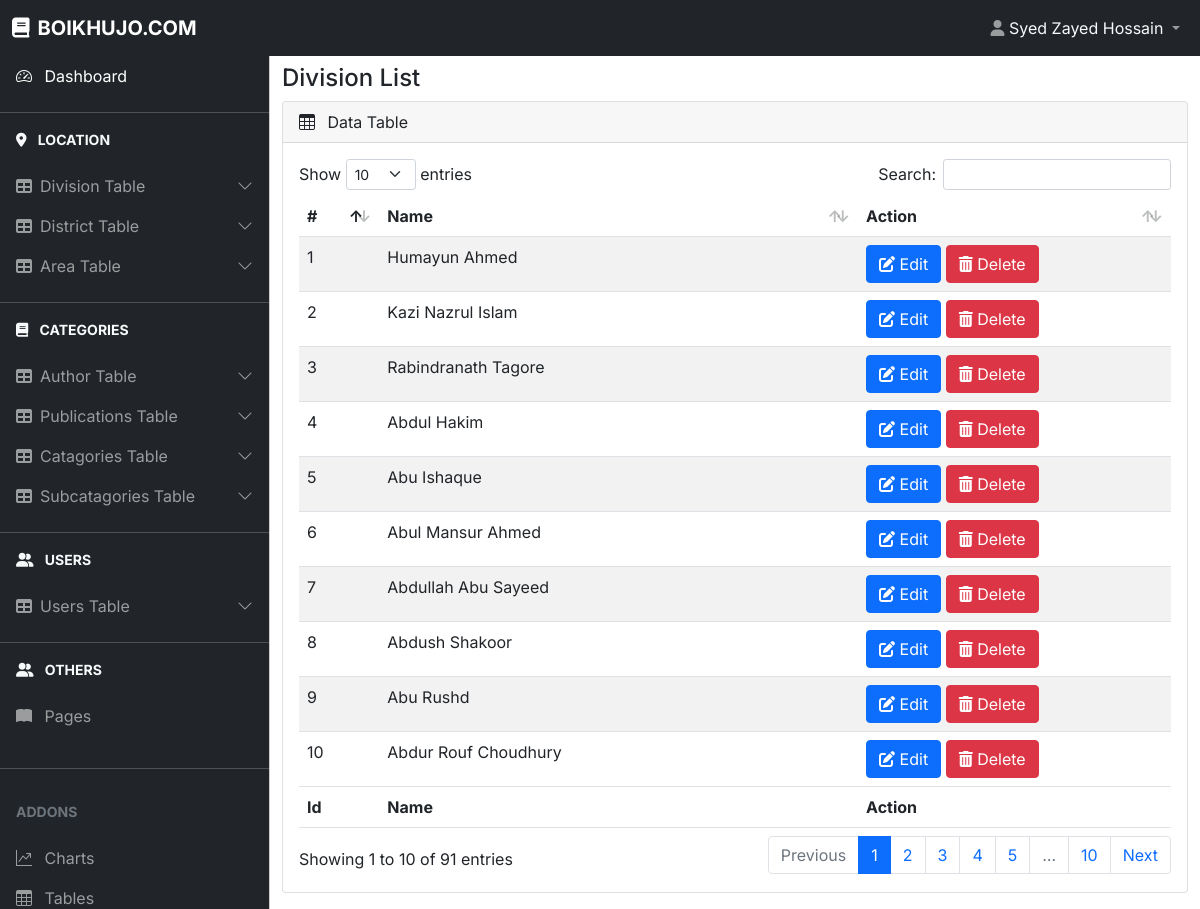
/admin/author-list.php (signed in), run on the app's committed database.
### tables this page shows
CREATE TABLE `author` (
  `id` int(11) NOT NULL,
  `name` varchar(255) NOT NULL,
  `details` text DEFAULT NULL,
  `approved` tinyint(2) NOT NULL DEFAULT 1,
  `created` timestamp NOT NULL DEFAULT current_timestamp() ON UPDATE current_timestamp()
);

### admin/author-list.php (the view, shortened to what this page needs)
<?php
require "partial/header.php";
require "../connection.php";
$query = "SELECT * FROM `author` WHERE 1";
$result = $conn->query($query);
?>
<main class="mt-5 pt-3">
    <div class="container-fluid">
        <div class="row">
            <div class="col-md-12">
                <h4>Division List</h4>
            </div>
        </div>
        <div class="row">
            <div class="col-md-12 mb-3">
                <div class="card">
                    <div class="card-header">
                        <span><i class="bi bi-table me-2"></i></span> Data Table
                    </div>
                    <div class="card-body">
                        <div class="table-responsive">
                            <table id="example" class="table table-striped data-table" style="width: 100%">
                                <thead>
                                    <tr>
                                        <th>#</th>
                                        <th>Name</th>
                                        <th>Action</th>
                                    </tr>
                                </thead>
                                <tbody>
                                    <?php
                                        while($row = $result->fetch_assoc()){
                                            echo "<tr>";
                                            echo "<td>". $row['id'] . "</td>";
                                            echo "<td>". $row['name'] . "</td>";
                                            echo "<td><button class='btn btn-primary'><i class='fa-solid fa-pen-to-square'></i> Edit</button> <button class='btn btn-danger'> <i class='fa-solid fa-trash-can'></i> Delete</button></td>";
                                        }
                                    ?>
                                </tbody>
                                <tfoot>
                                    <tr>
                                        <th>Id</th>
                                        <th>Name</th>
                                        <th>Action</th>
                                    </tr>
                                </tfoot>
                            </table>
                        </div>
                    </div>
                </div>
            </div>
        </div>
    </div>
</main>
</body>
</html>

### admin/partial/header.php (shortened to what this page needs)
<!DOCTYPE html>
<html lang="en">
<head>
  <link rel="stylesheet" href="../assets/css/bootstrap.min.css" />
  <link rel="stylesheet" href="https://cdn.jsdelivr.net/npm/bootstrap-icons@1.4.1/font/bootstrap-icons.css" />
  <link rel="stylesheet" href="../assets/css/dataTables.bootstrap5.min.css" />
  <link rel="stylesheet" href="../assets/css/dashboard.css" />
  <link rel="stylesheet" href="https://cdnjs.cloudflare.com/ajax/libs/font-awesome/6.0.0/css/all.min.css">
</head>
<body>
  <nav class="navbar navbar-expand-lg navbar-dark bg-dark fixed-top">
    <div class="container-fluid">
      <a class="navbar-brand me-auto ms-lg-0 ms-3 text-uppercase fw-bold" href="../index.php"><i class="fa-solid fa-book"></i><span class="ms-2">boikhujo.com</span></a>
      <div class="collapse navbar-collapse" id="topNavBar">
        <ul class="d-flex ms-auto navbar-nav navbar-align">
          <li class="nav-item dropdown">
            <a class="nav-link dropdown-toggle d-none d-sm-inline-block" href="#" data-bs-toggle="dropdown">
              <i class="fa-solid fa-user"></i>
              <span class="text-light"><?php if (isset($_SESSION['full_name'])) echo "{$_SESSION['full_name']}"; ?></span>
            </a>
          </li>
        </ul>
      </div>
    </div>
  </nav>
  <div class="offcanvas offcanvas-start sidebar-nav bg-dark" tabindex="-1" id="sidebar">
    <div class="offcanvas-body p-0">
      <nav class="navbar-dark">
        <ul class="navbar-nav">
          <li>
            <a href="admin-dashboard.php" class="nav-link px-3 active">
              <span class="me-2"><i class="bi bi-speedometer2"></i></span>
              <span>Dashboard</span>
            </a>
          </li>
          <li class="my-2">
            <hr class="dropdown-divider bg-light" />
          </li>
          <li>
            <div class="text-light small fw-bold text-uppercase px-3 mb-3">
              <span><i class="fa-solid fa-location-dot"></i></span>
              <span class="ms-2">Location</span>
            </div>
          </li>
          <li>
            <a class="nav-link px-3 sidebar-link" data-bs-toggle="collapse" href="#layouts2">
              <span class="me-2"><i class="fa-solid fa-table"></i></span>
              <span>Division Table</span>
              <span class="ms-auto">
                <span class="right-icon">
                  <i class="bi bi-chevron-down"></i>
                </span>
              </span>
            </a>
          </li>
          <li>
            <a class="nav-link px-3 sidebar-link" data-bs-toggle="collapse" href="#layouts">
              <span class="me-2"><i class="fa-solid fa-table"></i></span>
              <span>District Table</span>
              <span class="ms-auto">
                <span class="right-icon">
                  <i class="bi bi-chevron-down"></i>
                </span>
              </span>
            </a>
          </li>
          <li>
            <a class="nav-link px-3 sidebar-link" data-bs-toggle="collapse" href="#layouts3">
              <span class="me-2"><i class="fa-solid fa-table"></i></span>
              <span>Area Table</span>
              <span class="ms-auto">
                <span class="right-icon">
                  <i class="bi bi-chevron-down"></i>
                </span>
              </span>
            </a>
          </li>
          <li class="my-2">
            <hr class="dropdown-divider bg-light" />
          </li>
          <li>
            <div class="text-light small fw-bold text-uppercase px-3 mb-3">
              <span><i class="fa-solid fa-book"></i></span>
              <span class="ms-2">Categories</span>
            </div>
          </li>
          <li>
            <a class="nav-link px-3 sidebar-link" data-bs-toggle="collapse" href="#layouts4">
              <span class="me-2"><i class="fa-solid fa-table"></i></span>
              <span>Author Table</span>
              <span class="ms-auto">
                <span class="right-icon">
                  <i class="bi bi-chevron-down"></i>
                </span>
              </span>
            </a>
          </li>
          <li>
            <a class="nav-link px-3 sidebar-link" data-bs-toggle="collapse" href="#layouts5">
              <span class="me-2"><i class="fa-solid fa-table"></i></span>
              <span>Publications Table</span>
              <span class="ms-auto">
                <span class="right-icon">
                  <i class="bi bi-chevron-down"></i>
                </span>
              </span>
            </a>
          </li>
          <li>
            <a class="nav-link px-3 sidebar-link" data-bs-toggle="collapse" href="#layouts6">
              <span class="me-2"><i class="fa-solid fa-table"></i></span>
              <span>Catagories Table</span>
              <span class="ms-auto">
                <span class="right-icon">
                  <i class="bi bi-chevron-down"></i>
                </span>
              </span>
            </a>
          </li>
          <li>
            <a class="nav-link px-3 sidebar-link" data-bs-toggle="collapse" href="#layouts8">
              <span class="me-2"><i class="fa-solid fa-table"></i></span>
              <span>Subcatagories Table</span>
              <span class="ms-auto">
                <span class="right-icon">
                  <i class="bi bi-chevron-down"></i>
                </span>
              </span>
            </a>
          </li>
          <li class="my-2">
            <hr class="dropdown-divider bg-light" />
          </li>
          <li>
            <div class="text-light small fw-bold text-uppercase px-3 mb-3">
              <span><i class="fa-solid fa-user-group"></i></span>
              <span class="ms-2">Users</span>
            </div>
          </li>
          <li>
            <a class="nav-link px-3 sidebar-link" data-bs-toggle="collapse" href="#layouts7">
              <span class="me-2"><i class="fa-solid fa-table"></i></span>
              <span>Users Table</span>
              <span class="ms-auto">
                <span class="right-icon">
                  <i class="bi bi-chevron-down"></i>
                </span>
              </span>
            </a>
          </li>
          <li class="my-2">
            <hr class="dropdown-divider bg-light" />
          </li>
          <li>
            <div class="text-light small fw-bold text-uppercase px-3 mb-3">
              <span><i class="fa-solid fa-user-group"></i></span>
              <span class="ms-2">Others</span>
            </div>
          </li>
          <li>
            <a href="#" class="nav-link px-3">
              <span class="me-2"><i class="bi bi-book-fill"></i></span>
              <span>Pages</span>
            </a>
          </li>
          <li class="my-4">
            <hr class="dropdown-divider bg-light" />
          </li>
          <li>
            <div class="text-muted small fw-bold text-uppercase px-3 mb-3">
              Addons
            </div>
          </li>
          <li>
            <a href="#" class="nav-link px-3">
              <span class="me-2"><i class="bi bi-graph-up"></i></span>
              <span>Charts</span>
            </a>
          </li>
          <li>
            <a href="#" class="nav-link px-3">
              <span class="me-2"><i class="bi bi-table"></i></span>
              <span>Tables</span>
            </a>
          </li>
        </ul>
      </nav>
    </div>
  </div>

### data on the page
author: id "1", name "Humayun Ahmed"
author: id "2", name "Kazi Nazrul Islam"
author: id "3", name "Rabindranath Tagore"
author: id "4", name "Abdul Hakim"
author: id "5", name "Abu Ishaque"
author: id "6", name "Abul Mansur Ahmed"
author: id "7", name "Abdullah Abu Sayeed"
author: id "8", name "Abdush Shakoor"
author: id "9", name "Abu Rushd"
author: id "10", name "Abdur Rouf Choudhury"

### other printed values
$_SESSION['full_name'] "Syed Zayed Hossain"
